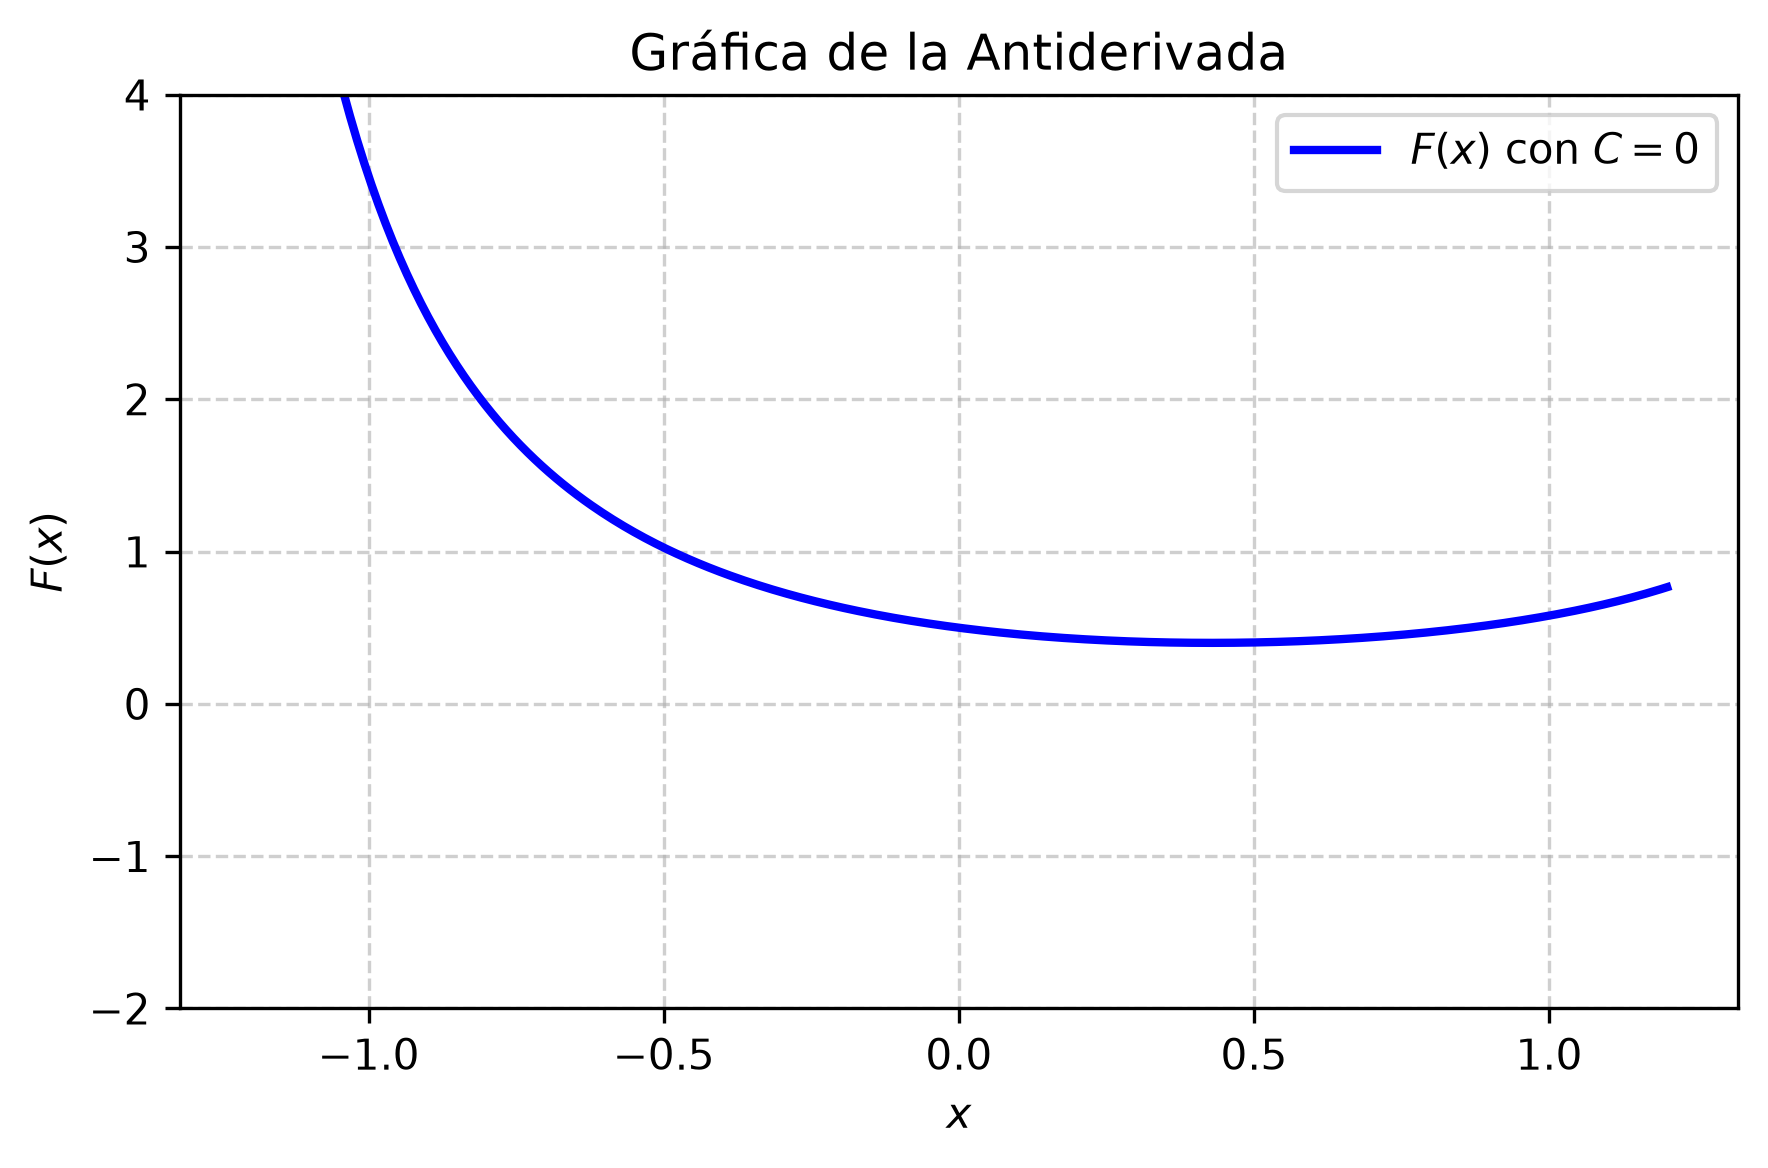

The script that saved this image:
import matplotlib
matplotlib.use('Agg')
import numpy as np
import matplotlib.pyplot as plt

# Definición del dominio para evitar discontinuidades de la función
x = np.linspace(-1.2, 1.2, 400)

# Antiderivada F(x) con C = 0
# F(x) = -0.5 * ln(|cos(x)|) + 0.5 / (1 + sin(x))
F = -0.5 * np.log(np.abs(np.cos(x))) + 0.5 / (1.0 + np.sin(x))

plt.figure(figsize=(6, 4))
plt.plot(x, F, label=r'$F(x)$ con $C=0$', color='b', linewidth=2)
plt.title('Gráfica de la Antiderivada')
plt.xlabel('$x$')
plt.ylabel('$F(x)$')
plt.grid(True, linestyle='--', alpha=0.6)
plt.ylim(-2, 4)
plt.legend()
plt.tight_layout()

plt.savefig(r'semana_04/graficas/SEM04_P08_grafica.png', dpi=300, bbox_inches='tight')
plt.close()
